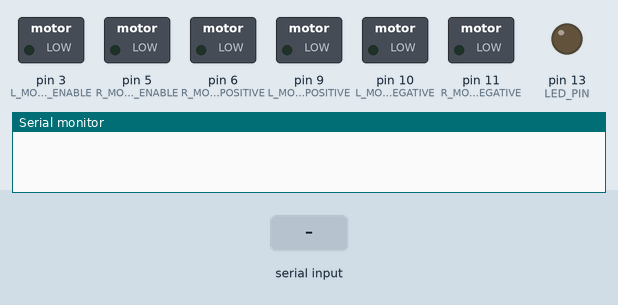
Bench run of a sketch on a simulated Arduino Uno, built with avr-gcc and run on an emulated ATmega328P. Parts: switched loads named in the sketch (green lamp = pin HIGH), output pins drawn as LEDs (lit = HIGH), the last lines printed to the serial monitor. Inputs (shaded band) come from the test bench.

Above: at 1.2 s.
1.3 s: "A" received over Serial
At 2.5 s:
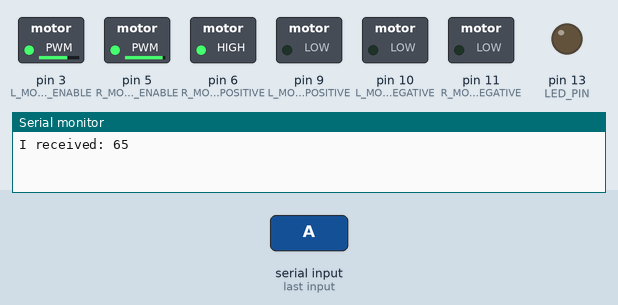
2.8 s: "D" received over Serial
At 3.8 s:
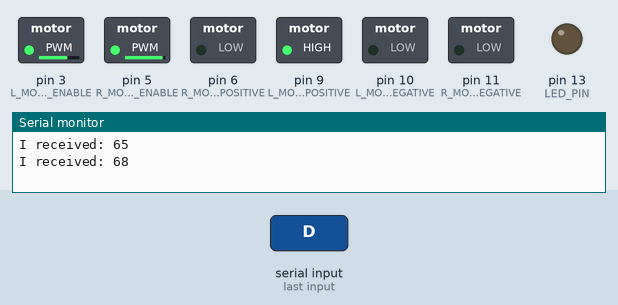
4.3 s: "W" received over Serial
At 4.9 s:
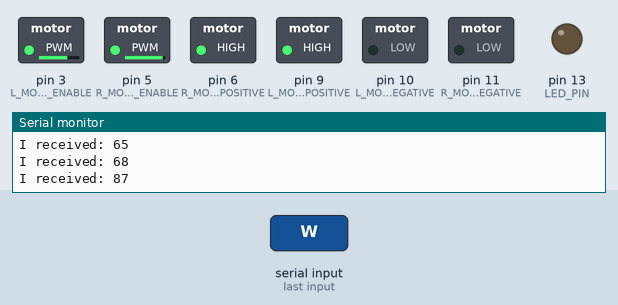
5.8 s: "S" received over Serial
At 6.1 s:
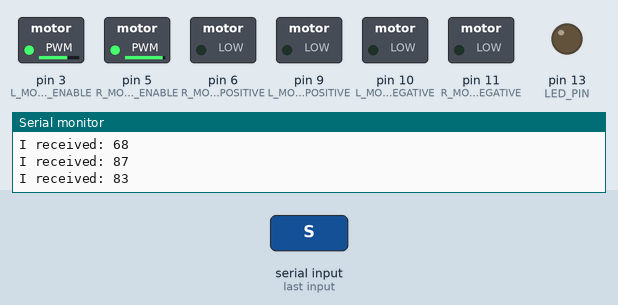
7.3 s: "R" received over Serial
At 8.4 s:
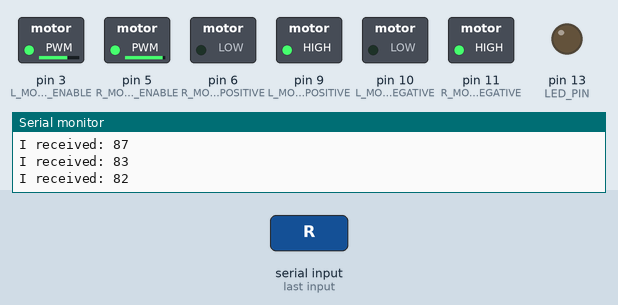
8.8 s: "L" received over Serial
At 9.6 s:
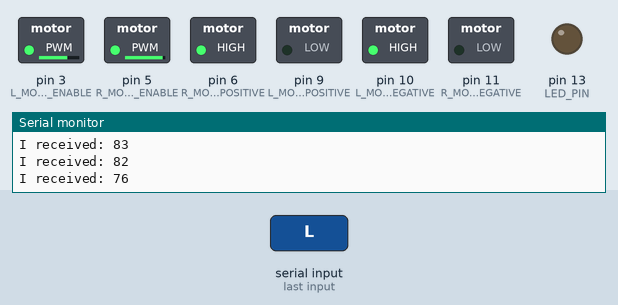
Timing chart, 0 to 11.3 s (numbered marks = the images above; inputs shaded):
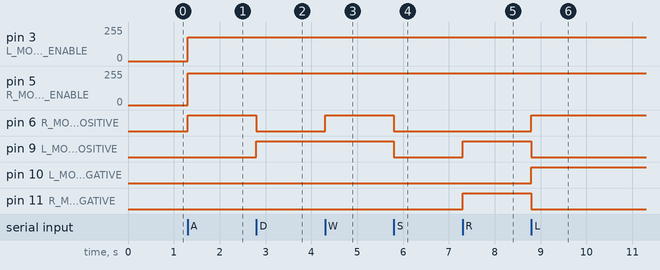

Measured:
- after the input at 1.3 s, pin 3 (L_MOTOR_ENABLE): 0/255 → 180/255 at once; pin 5 (R_MOTOR_ENABLE): 0/255 → 240/255 at once; pin 6 (R_MOTOR_POSITIVE): LOW → HIGH at once
- after the input at 2.8 s, pin 6 (R_MOTOR_POSITIVE): HIGH → LOW at once; pin 9 (L_MOTOR_POSITIVE): LOW → HIGH at once
- after the input at 4.3 s, pin 6 (R_MOTOR_POSITIVE): LOW → HIGH at once
- after the input at 5.8 s, pin 6 (R_MOTOR_POSITIVE), pin 9 (L_MOTOR_POSITIVE): HIGH → LOW at once
- after the input at 7.3 s, pin 9 (L_MOTOR_POSITIVE), pin 11 (R_MOTOR_NEGATIVE): LOW → HIGH at once
- after the input at 8.8 s, pin 6 (R_MOTOR_POSITIVE), pin 10 (L_MOTOR_NEGATIVE): LOW → HIGH at once; pin 9 (L_MOTOR_POSITIVE), pin 11 (R_MOTOR_NEGATIVE): HIGH → LOW at once

The sketch:

move_bot_serial.ino
```cpp
#define L_MOTOR_POSITIVE 9
#define L_MOTOR_NEGATIVE 10
#define L_MOTOR_ENABLE 3
#define R_MOTOR_POSITIVE 6
#define R_MOTOR_NEGATIVE 11
#define R_MOTOR_ENABLE 5
#define LED_PIN 13
#define MAX_SPEED_R 240
#define MAX_SPEED_L 180

/*
 * Movements:
 *     W := forward
 *     S := stop
 *     D := right
 *     A := left
 *     R := extreme right
 *     L := extreme left
 *     X := reverse
 */

void setup() {
  pinMode(9, OUTPUT);
  pinMode(10, OUTPUT);
  pinMode(3, OUTPUT);
  pinMode(11, OUTPUT);
  pinMode(6, OUTPUT);
  pinMode(5, OUTPUT);
  pinMode(LED_PIN, OUTPUT);
  Serial.begin(9600);
}

int incomingByte = Serial.read();

void loop() {
  if (Serial.available() > 0) {
    incomingByte = Serial.read();

    Serial.print("I received: ");
    Serial.println(incomingByte);
    if (incomingByte == 'A') {
      digitalWrite(L_MOTOR_POSITIVE, LOW);
      digitalWrite(L_MOTOR_NEGATIVE, LOW);

      digitalWrite(R_MOTOR_POSITIVE, HIGH);
      digitalWrite(R_MOTOR_NEGATIVE, LOW);

      analogWrite(L_MOTOR_ENABLE, MAX_SPEED_L);
      analogWrite(R_MOTOR_ENABLE, MAX_SPEED_R);
    }
    else if (incomingByte == 'D') {
      digitalWrite(L_MOTOR_POSITIVE, HIGH);
      digitalWrite(L_MOTOR_NEGATIVE, LOW);

      digitalWrite(R_MOTOR_POSITIVE, LOW);
      digitalWrite(R_MOTOR_NEGATIVE, LOW);

      analogWrite(L_MOTOR_ENABLE, MAX_SPEED_L);
      analogWrite(R_MOTOR_ENABLE, MAX_SPEED_R);
    }
    else if (incomingByte == 'W') {
      digitalWrite(L_MOTOR_POSITIVE, HIGH);
      digitalWrite(L_MOTOR_NEGATIVE, LOW);

      digitalWrite(R_MOTOR_POSITIVE, HIGH);
      digitalWrite(R_MOTOR_NEGATIVE, LOW);

      analogWrite(L_MOTOR_ENABLE, MAX_SPEED_L);
      analogWrite(R_MOTOR_ENABLE, MAX_SPEED_R);
    }
    else if (incomingByte == 'S') {
      digitalWrite(L_MOTOR_POSITIVE, LOW);
      digitalWrite(L_MOTOR_NEGATIVE, LOW);

      digitalWrite(R_MOTOR_POSITIVE, LOW);
      digitalWrite(R_MOTOR_NEGATIVE, LOW);

      analogWrite(L_MOTOR_ENABLE, MAX_SPEED_L);
      analogWrite(R_MOTOR_ENABLE, MAX_SPEED_R);
    }
    else if (incomingByte == 'R') {
      digitalWrite(R_MOTOR_POSITIVE, LOW);
      digitalWrite(R_MOTOR_NEGATIVE, HIGH);

      digitalWrite(L_MOTOR_POSITIVE, HIGH);
      digitalWrite(L_MOTOR_NEGATIVE, LOW);

      analogWrite(L_MOTOR_ENABLE, MAX_SPEED_L);
      analogWrite(R_MOTOR_ENABLE, MAX_SPEED_R);
    }
    else if (incomingByte == 'L') {
      digitalWrite(R_MOTOR_POSITIVE, HIGH);
      digitalWrite(R_MOTOR_NEGATIVE, LOW);

      digitalWrite(L_MOTOR_POSITIVE, LOW);
      digitalWrite(L_MOTOR_NEGATIVE, HIGH);

      analogWrite(L_MOTOR_ENABLE, MAX_SPEED_L);
      analogWrite(R_MOTOR_ENABLE, MAX_SPEED_R);
    }
    else if (incomingByte == 'X') {
      digitalWrite(R_MOTOR_POSITIVE, LOW);
      digitalWrite(R_MOTOR_NEGATIVE, HIGH);

      digitalWrite(L_MOTOR_POSITIVE, LOW);
      digitalWrite(L_MOTOR_NEGATIVE, HIGH);

      analogWrite(L_MOTOR_ENABLE, MAX_SPEED_L);
      analogWrite(R_MOTOR_ENABLE, MAX_SPEED_R);
    }
    else if (incomingByte == 'V') {
      digitalWrite(R_MOTOR_POSITIVE, LOW);
      digitalWrite(R_MOTOR_NEGATIVE, HIGH);

      digitalWrite(L_MOTOR_POSITIVE, HIGH);
      digitalWrite(L_MOTOR_NEGATIVE, LOW);

      analogWrite(L_MOTOR_ENABLE, MAX_SPEED_L);
      analogWrite(R_MOTOR_ENABLE, MAX_SPEED_R);

      delay(4000);

      digitalWrite(R_MOTOR_POSITIVE, LOW);
      digitalWrite(R_MOTOR_NEGATIVE, LOW);

      digitalWrite(L_MOTOR_POSITIVE, LOW);
      digitalWrite(L_MOTOR_POSITIVE, LOW);

      analogWrite(L_MOTOR_ENABLE, MAX_SPEED_L);
      analogWrite(R_MOTOR_ENABLE, MAX_SPEED_R);
    }
    else if (incomingByte == 'B') {
      digitalWrite(13, HIGH);
      delay(1000);
      digitalWrite(13, LOW);
    }
  }
}
```
